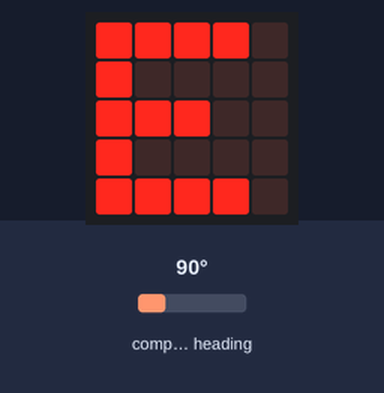
A program run on a simulated BBC micro:bit (MakeCode). Shown: the board's 5×5 LED display. The inputs (shaded band) are chosen by the test bench; at power-on: compass heading 90°. The compass is already calibrated.

Above: at 1.6 s.
1.7 s: compass heading set to 49°
3.2 s: compass heading set to 41°
At 4.5 s:
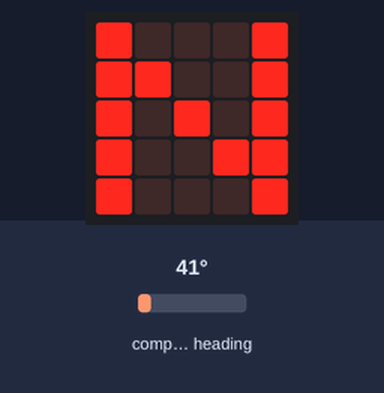
4.9 s: compass heading set to 180°
At 6.0 s:
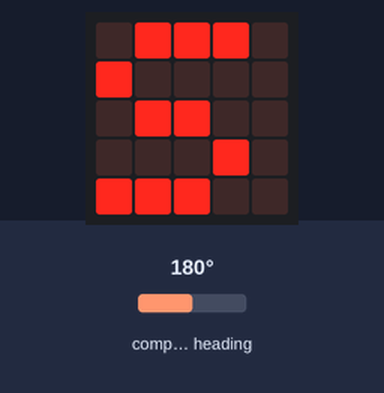
6.5 s: compass heading set to 221°
8.0 s: compass heading set to 229°
At 8.8 s:
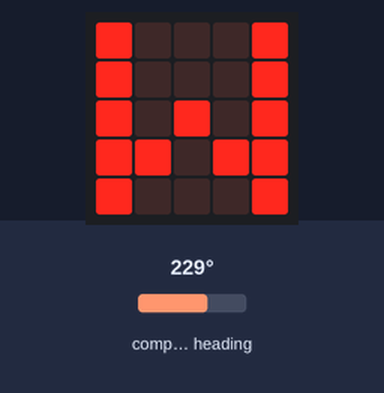
9.6 s: compass heading set to 7°
At 10.2 s:
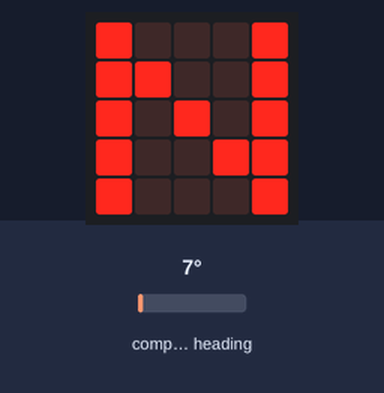
Timing chart, 0 to 12.1 s (numbered marks = the images above; inputs shaded):
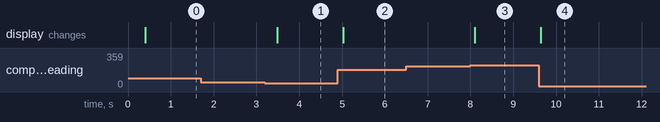

The program:

main.ts
```typescript
let degress = 0
basic.showLeds(`
    . # # . .
    # . # . .
    # # # # #
    . . # . .
    . . # . .
    `)
basic.forever(function () {
    degress = input.compassHeading()
    if (degress < 45) {
        basic.showString("N")
    } else if (degress < 135) {
        basic.showString("E")
    } else if (degress < 225) {
        basic.showString("S")
    } else if (degress < 315) {
        basic.showString("W")
    } else {
        basic.showString("N")
    }
})
```

test.ts
```typescript
// テストはここに来ます。このパッケージが拡張機能として使用されるときにはコンパイルされません。
```

Measured:
- the behaviour switches between 45 and 44° on compass heading (found by bisection; images 0 and 1)
- the behaviour switches between 224 and 225° on compass heading (found by bisection; images 2 and 3)
- after the input at 1.7 s, every drawn part: stays the same
- after the input at 3.2 s, the display: changes after 0.28 s (image 1)
- after the input at 4.9 s, the display: changes after 0.12 s (image 2)
- after the input at 6.5 s, every drawn part: stays the same
- after the input at 8.0 s, the display: changes after 0.10 s (image 3)
- after the input at 9.6 s, the display: changes at once (image 4)
